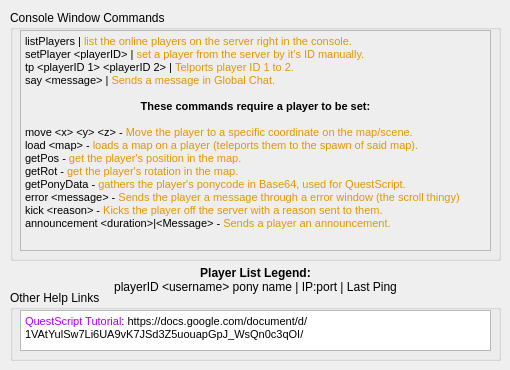
  <widget class="QWidget" name="help">
   <attribute name="icon">
    <iconset resource="resources.qrc">
     <normaloff>:/btnIcons/icons/help.png</normaloff>:/btnIcons/icons/help.png</iconset>
   </attribute>
   <attribute name="title">
    <string>Help</string>
   </attribute>
   <widget class="QGroupBox" name="groupBox">
    <property name="geometry">
     <rect>
      <x>10</x>
      <y>10</y>
      <width>491</width>
      <height>251</height>
     </rect>
    </property>
    <property name="title">
     <string>Console Window Commands</string>
    </property>
    <widget class="QTextEdit" name="textEdit">
     <property name="geometry">
      <rect>
       <x>10</x>
       <y>20</y>
       <width>471</width>
       <height>221</height>
      </rect>
     </property>
     <property name="readOnly">
      <bool>true</bool>
     </property>
     <property name="html">
      <string>&lt;!DOCTYPE HTML PUBLIC &quot;-//W3C//DTD HTML 4.0//EN&quot; &quot;http://www.w3.org/TR/REC-html40/strict.dtd&quot;&gt;
&lt;html&gt;&lt;head&gt;&lt;meta name=&quot;qrichtext&quot; content=&quot;1&quot; /&gt;&lt;style type=&quot;text/css&quot;&gt;
p, li { white-space: pre-wrap; }
&lt;/style&gt;&lt;/head&gt;&lt;body style=&quot; font-family:'MS Shell Dlg 2'; font-size:8.25pt; font-weight:400; font-style:normal;&quot; bgcolor=&quot;#eeeeee&quot;&gt;
&lt;p style=&quot; margin-top:0px; margin-bottom:0px; margin-left:0px; margin-right:0px; -qt-block-indent:0; text-indent:0px;&quot;&gt;&lt;span style=&quot; font-size:8pt;&quot;&gt;listPlayers | &lt;/span&gt;&lt;span style=&quot; font-size:8pt; color:#e39700;&quot;&gt;list the online players on the server right in the console.&lt;/span&gt;&lt;/p&gt;
&lt;p style=&quot; margin-top:0px; margin-bottom:0px; margin-left:0px; margin-right:0px; -qt-block-indent:0; text-indent:0px;&quot;&gt;&lt;span style=&quot; font-size:8pt;&quot;&gt;setPlayer &amp;lt;playerID&amp;gt; | &lt;/span&gt;&lt;span style=&quot; font-size:8pt; color:#e39700;&quot;&gt;set a player from the server by it's ID manually.&lt;/span&gt;&lt;/p&gt;
&lt;p style=&quot; margin-top:0px; margin-bottom:0px; margin-left:0px; margin-right:0px; -qt-block-indent:0; text-indent:0px;&quot;&gt;&lt;span style=&quot; font-size:8pt;&quot;&gt;tp &amp;lt;playerID 1&amp;gt; &amp;lt;playerID 2&amp;gt; | &lt;/span&gt;&lt;span style=&quot; font-size:8pt; color:#e39700;&quot;&gt;Telports player ID 1 to 2.&lt;/span&gt;&lt;/p&gt;
&lt;p style=&quot; margin-top:0px; margin-bottom:0px; margin-left:0px; margin-right:0px; -qt-block-indent:0; text-indent:0px;&quot;&gt;&lt;span style=&quot; font-size:8pt;&quot;&gt;say &amp;lt;message&amp;gt; |&lt;/span&gt;&lt;span style=&quot; font-size:8pt; color:#e39700;&quot;&gt; Sends a message in Global Chat.&lt;/span&gt;&lt;/p&gt;
&lt;p style=&quot;-qt-paragraph-type:empty; margin-top:0px; margin-bottom:0px; margin-left:0px; margin-right:0px; -qt-block-indent:0; text-indent:0px; font-size:8pt;&quot;&gt;&lt;br /&gt;&lt;/p&gt;
&lt;p align=&quot;center&quot; style=&quot; margin-top:0px; margin-bottom:0px; margin-left:0px; margin-right:0px; -qt-block-indent:0; text-indent:0px;&quot;&gt;&lt;span style=&quot; font-size:8pt; font-weight:600;&quot;&gt;These commands require a player to be set:&lt;/span&gt;&lt;/p&gt;
&lt;p style=&quot;-qt-paragraph-type:empty; margin-top:0px; margin-bottom:0px; margin-left:0px; margin-right:0px; -qt-block-indent:0; text-indent:0px; font-size:8pt;&quot;&gt;&lt;br /&gt;&lt;/p&gt;
&lt;p style=&quot; margin-top:0px; margin-bottom:0px; margin-left:0px; margin-right:0px; -qt-block-indent:0; text-indent:0px;&quot;&gt;&lt;span style=&quot; font-size:8pt;&quot;&gt;move &amp;lt;x&amp;gt; &amp;lt;y&amp;gt; &amp;lt;z&amp;gt; - &lt;/span&gt;&lt;span style=&quot; font-size:8pt; color:#e39700;&quot;&gt;Move the player to a specific coordinate on the map/scene.&lt;/span&gt;&lt;/p&gt;
&lt;p style=&quot; margin-top:0px; margin-bottom:0px; margin-left:0px; margin-right:0px; -qt-block-indent:0; text-indent:0px;&quot;&gt;&lt;span style=&quot; font-size:8pt;&quot;&gt;load &amp;lt;map&amp;gt; -&lt;/span&gt;&lt;span style=&quot; font-size:8pt; color:#e39700;&quot;&gt; loads a map on a player (teleports them to the spawn of said map).&lt;/span&gt;&lt;/p&gt;
&lt;p style=&quot; margin-top:0px; margin-bottom:0px; margin-left:0px; margin-right:0px; -qt-block-indent:0; text-indent:0px;&quot;&gt;&lt;span style=&quot; font-size:8pt;&quot;&gt;getPos - &lt;/span&gt;&lt;span style=&quot; font-size:8pt; color:#e39700;&quot;&gt;get the player's position in the map.&lt;/span&gt;&lt;/p&gt;
&lt;p style=&quot; margin-top:0px; margin-bottom:0px; margin-left:0px; margin-right:0px; -qt-block-indent:0; text-indent:0px;&quot;&gt;&lt;span style=&quot; font-size:8pt;&quot;&gt;getRot - &lt;/span&gt;&lt;span style=&quot; font-size:8pt; color:#e39700;&quot;&gt;get the player's rotation in the map.&lt;/span&gt;&lt;/p&gt;
&lt;p style=&quot; margin-top:0px; margin-bottom:0px; margin-left:0px; margin-right:0px; -qt-block-indent:0; text-indent:0px;&quot;&gt;&lt;span style=&quot; font-size:8pt;&quot;&gt;getPonyData - &lt;/span&gt;&lt;span style=&quot; font-size:8pt; color:#e39700;&quot;&gt;gathers the player's ponycode in Base64, used for QuestScript.&lt;/span&gt;&lt;/p&gt;
&lt;p style=&quot; margin-top:0px; margin-bottom:0px; margin-left:0px; margin-right:0px; -qt-block-indent:0; text-indent:0px;&quot;&gt;&lt;span style=&quot; font-size:8pt;&quot;&gt;error &amp;lt;message&amp;gt; -&lt;/span&gt;&lt;span style=&quot; font-size:8pt; color:#e39700;&quot;&gt; Sends the player a message through a error window (the scroll thingy)&lt;/span&gt;&lt;/p&gt;
&lt;p style=&quot; margin-top:0px; margin-bottom:0px; margin-left:0px; margin-right:0px; -qt-block-indent:0; text-indent:0px;&quot;&gt;&lt;span style=&quot; font-size:8pt;&quot;&gt;kick &amp;lt;reason&amp;gt; - &lt;/span&gt;&lt;span style=&quot; font-size:8pt; color:#e39700;&quot;&gt;Kicks the player off the server with a reason sent to them.&lt;/span&gt;&lt;/p&gt;
&lt;p style=&quot; margin-top:0px; margin-bottom:0px; margin-left:0px; margin-right:0px; -qt-block-indent:0; text-indent:0px;&quot;&gt;&lt;span style=&quot; font-size:8pt; color:#000000;&quot;&gt;announcement &amp;lt;duration&amp;gt;|&amp;lt;Message&amp;gt; -&lt;/span&gt;&lt;span style=&quot; font-size:8pt; color:#e39700;&quot;&gt; Sends a player an announcement.&lt;/span&gt;&lt;/p&gt;
&lt;p style=&quot;-qt-paragraph-type:empty; margin-top:0px; margin-bottom:0px; margin-left:0px; margin-right:0px; -qt-block-indent:0; text-indent:0px; font-size:8pt;&quot;&gt;&lt;br /&gt;&lt;/p&gt;&lt;/body&gt;&lt;/html&gt;</string>
     </property>
    </widget>
   </widget>
   <widget class="QGroupBox" name="groupBox_5">
    <property name="geometry">
     <rect>
      <x>10</x>
      <y>290</y>
      <width>491</width>
      <height>71</height>
     </rect>
    </property>
    <property name="title">
     <string>Other Help Links</string>
    </property>
    <widget class="QTextEdit" name="textEdit_2">
     <property name="geometry">
      <rect>
       <x>10</x>
       <y>20</y>
       <width>471</width>
       <height>41</height>
      </rect>
     </property>
     <property name="html">
      <string>&lt;!DOCTYPE HTML PUBLIC &quot;-//W3C//DTD HTML 4.0//EN&quot; &quot;http://www.w3.org/TR/REC-html40/strict.dtd&quot;&gt;
&lt;html&gt;&lt;head&gt;&lt;meta name=&quot;qrichtext&quot; content=&quot;1&quot; /&gt;&lt;style type=&quot;text/css&quot;&gt;
p, li { white-space: pre-wrap; }
&lt;/style&gt;&lt;/head&gt;&lt;body style=&quot; font-family:'MS Shell Dlg 2'; font-size:8.25pt; font-weight:400; font-style:normal;&quot;&gt;
&lt;p style=&quot; margin-top:0px; margin-bottom:0px; margin-left:0px; margin-right:0px; -qt-block-indent:0; text-indent:0px;&quot;&gt;&lt;span style=&quot; font-size:8pt; color:#aa00ff;&quot;&gt;QuestScript Tutorial&lt;/span&gt;&lt;span style=&quot; font-size:8pt;&quot;&gt;: https://docs.google.com/document/d/1VAtYulSw7Li6UA9vK7JSd3Z5uouapGpJ_WsQn0c3qOI/&lt;/span&gt;&lt;/p&gt;&lt;/body&gt;&lt;/html&gt;</string>
     </property>
    </widget>
   </widget>
   <widget class="QLabel" name="label_21">
    <property name="geometry">
     <rect>
      <x>20</x>
      <y>260</y>
      <width>471</width>
      <height>41</height>
     </rect>
    </property>
    <property name="text">
     <string>&lt;html&gt;&lt;head/&gt;&lt;body&gt;&lt;p align=&quot;center&quot;&gt;&lt;span style=&quot; font-weight:600;&quot;&gt;Player List Legend:&lt;/span&gt; &lt;br/&gt; playerID &amp;lt;username&amp;gt;  pony name | IP:port | Last Ping&lt;/p&gt;&lt;/body&gt;&lt;/html&gt;</string>
    </property>
   </widget>
  </widget>
